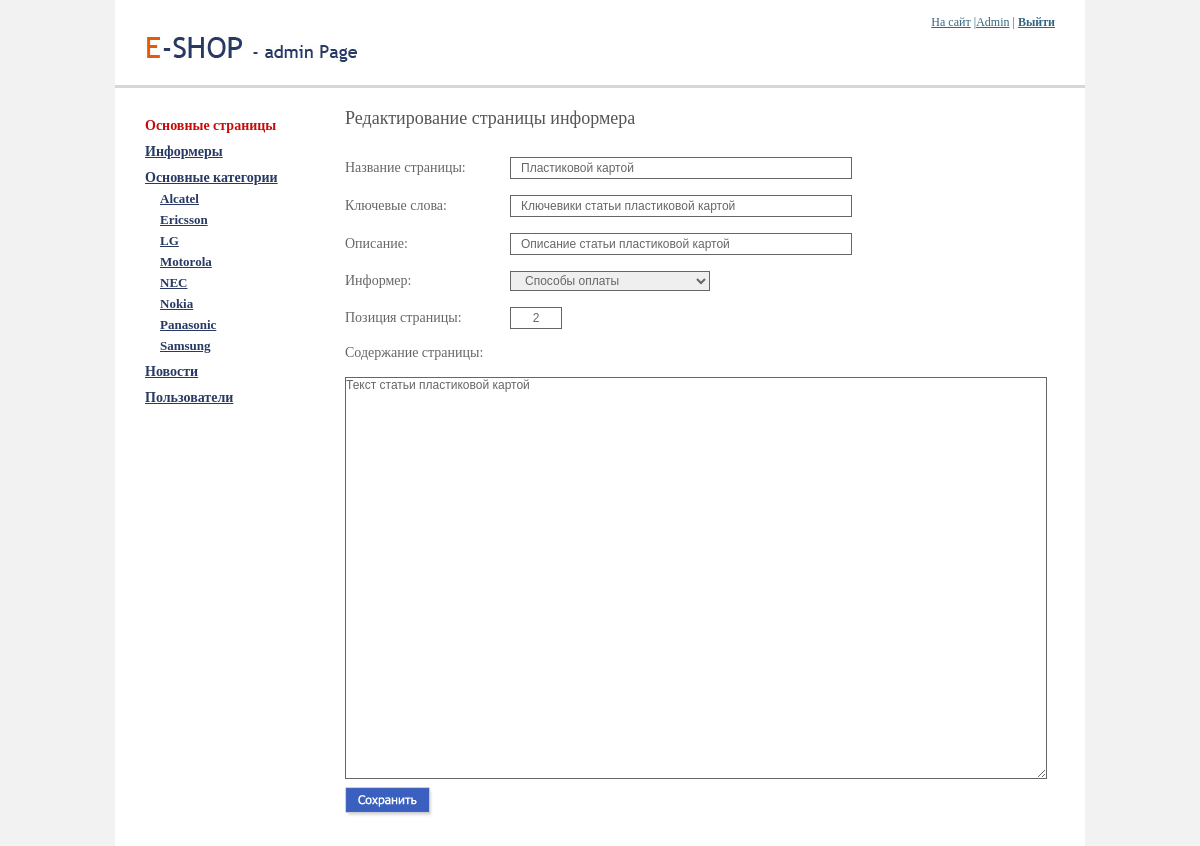
/admin/index.php?view=edit_link&link_id=2, run on the app's committed database.
### tables this page shows
CREATE TABLE IF NOT EXISTS `links` (
  `link_id` tinyint(3) unsigned NOT NULL AUTO_INCREMENT,
  `link_name` varchar(255) NOT NULL,
  `parent_informer` tinyint(3) unsigned NOT NULL,
  `links_position` tinyint(3) unsigned NOT NULL DEFAULT '0',
  `keywords` varchar(255) NOT NULL,
  `description` varchar(255) NOT NULL,
  `text` text NOT NULL,
  PRIMARY KEY (`link_id`)
);

CREATE TABLE IF NOT EXISTS `informers` (
  `informer_id` tinyint(3) unsigned NOT NULL AUTO_INCREMENT,
  `informer_name` varchar(255) NOT NULL,
  `informer_position` tinyint(3) unsigned NOT NULL DEFAULT '0',
  PRIMARY KEY (`informer_id`)
);

### admin/index.php (called while the page is built, shortened)
<?php
require_once '../functions/functions.php';
require_once 'functions/functions.php';
$view = empty($_GET['view']) ? 'pages' : $_GET['view'];
switch ($view) {
    case('edit_link'):
        $link_id = (int)$_GET['link_id'];
        $informers = get_informers();
        $get_link = get_link($link_id);
        break;
}
include ADMIN_TEMPLATE . 'header.php';
include ADMIN_TEMPLATE . 'leftbar.php';
include ADMIN_TEMPLATE . $view . '.php';
?>

### admin/functions/functions.php (called while the page is built, shortened)
<?php defined('ISHOP') or die('Access denied');
function get_informers()
{
    $query = "SELECT * FROM informers";
    $res = mysql_query($query);
    $informers = array();
    while ($row = mysql_fetch_assoc($res)) {
        $informers[] = $row;
    }
    return $informers;
}
function get_link($link_id)
{
    $query = "SELECT * FROM links WHERE link_id = $link_id";
    $res = mysql_query($query);
    $link = mysql_fetch_assoc($res);
    return $link;
}

### admin/templates/edit_link.php (the view, shortened to what this page needs)
<div class="content">
    <h2>Редактирование страницы информера</h2>
    <form action="" method="post">
        <table class="add_edit_page" cellspacing="0" cellpadding="0">
            <tr>
                <td class="add-edit-txt">Название страницы:</td>
                <td><input class="head-text" type="text" name="link_name"
                           value="<?= htmlspecialchars($get_link['link_name']) ?>"/></td>
            </tr>
            <tr>
                <td>Ключевые слова:</td>
                <td><input class="head-text" type="text" name="keywords"
                           value="<?= htmlspecialchars($get_link['keywords']) ?>"/></td>
            </tr>
            <tr>
                <td>Описание:</td>
                <td><input class="head-text" type="text" name="description"
                           value="<?= htmlspecialchars($get_link['description']) ?>"/></td>
            </tr>
            <tr>
                <td>Информер:</td>
                <td><select class="select-inf" name="parent_informer">
                        <?php foreach ($informers as $item): ?>
                            <option <?php if ($item['informer_id'] == $get_link['parent_informer']) echo "selected" ?>
                                value="<?= $item['informer_id'] ?>"><?= $item['informer_name'] ?></option>
                        <?php endforeach; ?>
                    </select></td>
            </tr>
            <tr>
                <td>Позиция страницы:</td>
                <td><input class="num-text" type="text" name="links_position"
                           value="<?= $get_link['links_position'] ?>"/></td>
            </tr>
            <tr>
                <td>Содержание страницы:</td>
                <td></td>
            </tr>
            <tr>
                <td colspan="2">
                    <textarea id="editor1" class="full-text" name="text"><?= $get_link['text'] ?></textarea>
                </td>
            </tr>
        </table>
        <input type="image" src="<?= ADMIN_TEMPLATE ?>images/save_btn.jpg"/>
    </form>
</div>
</div>
</div>
</body>
</html>

### admin/templates/style.css (style rules this page uses)
* { padding: 0; margin: 0; }
body { background: #f2f2f2; }
.content { padding: 20px 0 30px 0; margin: 0 30px 0 230px; position: relative; }
.content h2 { font: 18px "Trebuchet MS"; color: #545555; margin: 0 0 20px 0; }
.add_edit_page { font: 14px Tahoma; color: #666666; width: 100%; border: 0; }
.add_edit_page td { padding: 8px 10px 8px 0; }
.head-text { border: 1px solid #666666; height: 20px; width: 320px; padding: 0 10px; font: 12px Verdana, Arial, Helvetica, sans-serif; color: #666; }
.num-text { border: 1px solid #666666; height: 20px; width: 30px; padding: 0 10px; font: 12px Verdana, Arial, Helvetica, sans-serif; color: #666; text-align: center; }
.add-edit-txt { width: 155px; }
.full-text { border: 1px solid #666666; height: 400px; width: 100%; padding: 0 0; font: 12px Verdana, Arial, Helvetica, sans-serif; color: #666; }
.select-inf { border: 1px solid #666666; color: #666666; font: 12px Verdana, Arial, Helvetica, sans-serif; height: 20px; padding: 0 0 0 10px; width: 200px; }

### data on the page
links: link_name "Пластиковой картой", keywords "Ключевики статьи пластиковой картой", description "Описание статьи пластиковой картой", parent_informer "Способы оплаты", links_position "2", text "Текст статьи пластиковой картой"

### other printed values
$item[0] "Alcatel"
$item[0] "Ericsson"
$item[0] "LG"
$item[0] "Motorola"
$item[0] "NEC"
$item[0] "Nokia"
$item[0] "Panasonic"
$item[0] "Samsung"
